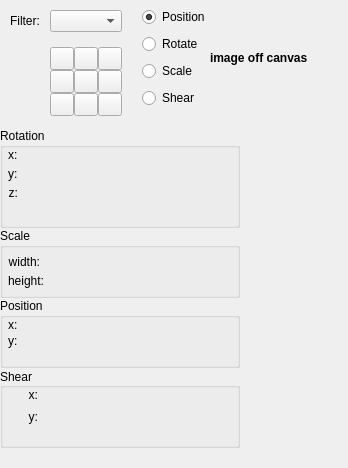
     <widget class="QWidget" name="freeTransformWidget">
      <layout class="QVBoxLayout" name="verticalLayout">
       <property name="spacing">
        <number>0</number>
       </property>
       <property name="leftMargin">
        <number>0</number>
       </property>
       <property name="topMargin">
        <number>0</number>
       </property>
       <property name="rightMargin">
        <number>0</number>
       </property>
       <property name="bottomMargin">
        <number>0</number>
       </property>
       <item>
        <layout class="QHBoxLayout" name="horizontalLayout_5">
         <property name="spacing">
          <number>0</number>
         </property>
         <property name="bottomMargin">
          <number>12</number>
         </property>
         <item>
          <layout class="QGridLayout" name="freeMainOptions">
           <property name="sizeConstraint">
            <enum>QLayout::SetFixedSize</enum>
           </property>
           <property name="leftMargin">
            <number>10</number>
           </property>
           <property name="topMargin">
            <number>10</number>
           </property>
           <property name="rightMargin">
            <number>20</number>
           </property>
           <property name="horizontalSpacing">
            <number>10</number>
           </property>
           <property name="verticalSpacing">
            <number>15</number>
           </property>
           <item row="0" column="0">
            <widget class="QLabel" name="label_10">
             <property name="sizePolicy">
              <sizepolicy hsizetype="Fixed" vsizetype="Fixed">
               <horstretch>0</horstretch>
               <verstretch>0</verstretch>
              </sizepolicy>
             </property>
             <property name="layoutDirection">
              <enum>Qt::RightToLeft</enum>
             </property>
             <property name="text">
              <string>Filter:</string>
             </property>
             <property name="alignment">
              <set>Qt::AlignCenter</set>
             </property>
             <property name="buddy">
              <cstring>cmbFilter</cstring>
             </property>
            </widget>
           </item>
           <item row="1" column="1">
            <layout class="QGridLayout" name="freeAnchorOriginGroup" rowstretch="0,0,0,0" columnstretch="0,0,0">
             <property name="sizeConstraint">
              <enum>QLayout::SetDefaultConstraint</enum>
             </property>
             <property name="spacing">
              <number>0</number>
             </property>
             <item row="1" column="0">
              <widget class="QToolButton" name="topLeftButton">
               <property name="enabled">
                <bool>true</bool>
               </property>
               <property name="sizePolicy">
                <sizepolicy hsizetype="Fixed" vsizetype="Fixed">
                 <horstretch>0</horstretch>
                 <verstretch>0</verstretch>
                </sizepolicy>
               </property>
               <property name="text">
                <string/>
               </property>
               <property name="checkable">
                <bool>true</bool>
               </property>
               <property name="autoExclusive">
                <bool>true</bool>
               </property>
              </widget>
             </item>
             <item row="1" column="2">
              <widget class="QToolButton" name="topRightButton">
               <property name="sizePolicy">
                <sizepolicy hsizetype="Fixed" vsizetype="Fixed">
                 <horstretch>0</horstretch>
                 <verstretch>0</verstretch>
                </sizepolicy>
               </property>
               <property name="text">
                <string/>
               </property>
               <property name="checkable">
                <bool>true</bool>
               </property>
               <property name="autoExclusive">
                <bool>true</bool>
               </property>
              </widget>
             </item>
             <item row="3" column="0">
              <widget class="QToolButton" name="bottomLeftButton">
               <property name="sizePolicy">
                <sizepolicy hsizetype="Fixed" vsizetype="Fixed">
                 <horstretch>0</horstretch>
                 <verstretch>0</verstretch>
                </sizepolicy>
               </property>
               <property name="text">
                <string/>
               </property>
               <property name="checkable">
                <bool>true</bool>
               </property>
               <property name="autoExclusive">
                <bool>true</bool>
               </property>
              </widget>
             </item>
             <item row="2" column="1">
              <widget class="QToolButton" name="centerButton">
               <property name="sizePolicy">
                <sizepolicy hsizetype="Fixed" vsizetype="Fixed">
                 <horstretch>0</horstretch>
                 <verstretch>0</verstretch>
                </sizepolicy>
               </property>
               <property name="text">
                <string/>
               </property>
               <property name="checkable">
                <bool>true</bool>
               </property>
               <property name="checked">
                <bool>true</bool>
               </property>
               <property name="autoExclusive">
                <bool>true</bool>
               </property>
              </widget>
             </item>
             <item row="2" column="2">
              <widget class="QToolButton" name="middleRightButton">
               <property name="sizePolicy">
                <sizepolicy hsizetype="Fixed" vsizetype="Fixed">
                 <horstretch>0</horstretch>
                 <verstretch>0</verstretch>
                </sizepolicy>
               </property>
               <property name="text">
                <string/>
               </property>
               <property name="checkable">
                <bool>true</bool>
               </property>
               <property name="autoExclusive">
                <bool>true</bool>
               </property>
              </widget>
             </item>
             <item row="3" column="1">
              <widget class="QToolButton" name="middleBottomButton">
               <property name="sizePolicy">
                <sizepolicy hsizetype="Fixed" vsizetype="Fixed">
                 <horstretch>0</horstretch>
                 <verstretch>0</verstretch>
                </sizepolicy>
               </property>
               <property name="text">
                <string/>
               </property>
               <property name="checkable">
                <bool>true</bool>
               </property>
               <property name="autoExclusive">
                <bool>true</bool>
               </property>
              </widget>
             </item>
             <item row="3" column="2">
              <widget class="QToolButton" name="bottomRightButton">
               <property name="sizePolicy">
                <sizepolicy hsizetype="Fixed" vsizetype="Fixed">
                 <horstretch>0</horstretch>
                 <verstretch>0</verstretch>
                </sizepolicy>
               </property>
               <property name="text">
                <string/>
               </property>
               <property name="checkable">
                <bool>true</bool>
               </property>
               <property name="autoExclusive">
                <bool>true</bool>
               </property>
              </widget>
             </item>
             <item row="1" column="1">
              <widget class="QToolButton" name="middleTopButton">
               <property name="sizePolicy">
                <sizepolicy hsizetype="Fixed" vsizetype="Fixed">
                 <horstretch>0</horstretch>
                 <verstretch>0</verstretch>
                </sizepolicy>
               </property>
               <property name="text">
                <string/>
               </property>
               <property name="checkable">
                <bool>true</bool>
               </property>
               <property name="autoExclusive">
                <bool>true</bool>
               </property>
              </widget>
             </item>
             <item row="2" column="0">
              <widget class="QToolButton" name="middleLeftButton">
               <property name="sizePolicy">
                <sizepolicy hsizetype="Fixed" vsizetype="Fixed">
                 <horstretch>0</horstretch>
                 <verstretch>0</verstretch>
                </sizepolicy>
               </property>
               <property name="text">
                <string/>
               </property>
               <property name="checkable">
                <bool>true</bool>
               </property>
               <property name="autoExclusive">
                <bool>true</bool>
               </property>
              </widget>
             </item>
            </layout>
           </item>
           <item row="0" column="1">
            <widget class="KisCmbIDList" name="cmbFilter">
             <property name="sizePolicy">
              <sizepolicy hsizetype="Preferred" vsizetype="Preferred">
               <horstretch>0</horstretch>
               <verstretch>0</verstretch>
              </sizepolicy>
             </property>
            </widget>
           </item>
          </layout>
         </item>
         <item>
          <layout class="QVBoxLayout" name="verticalLayout_4">
           <item>
            <widget class="QRadioButton" name="freeMoveRadioButton">
             <property name="text">
              <string>Position</string>
             </property>
             <property name="checked">
              <bool>true</bool>
             </property>
             <attribute name="buttonGroup">
              <string notr="true">freeTransformRadioGroup</string>
             </attribute>
            </widget>
           </item>
           <item>
            <widget class="QRadioButton" name="freeRotationRadioButton">
             <property name="text">
              <string>Rotate</string>
             </property>
             <attribute name="buttonGroup">
              <string notr="true">freeTransformRadioGroup</string>
             </attribute>
            </widget>
           </item>
           <item>
            <widget class="QRadioButton" name="freeScaleRadioButton">
             <property name="text">
              <string>Scale</string>
             </property>
             <attribute name="buttonGroup">
              <string notr="true">freeTransformRadioGroup</string>
             </attribute>
            </widget>
           </item>
           <item>
            <widget class="QRadioButton" name="freeShearRadioButton">
             <property name="text">
              <string>Shear</string>
             </property>
             <attribute name="buttonGroup">
              <string notr="true">freeTransformRadioGroup</string>
             </attribute>
            </widget>
           </item>
          </layout>
         </item>
         <item>
          <widget class="QLabel" name="tooBigLabelWidget">
           <property name="sizePolicy">
            <sizepolicy hsizetype="Fixed" vsizetype="Fixed">
             <horstretch>0</horstretch>
             <verstretch>0</verstretch>
            </sizepolicy>
           </property>
           <property name="font">
            <font>
             <weight>75</weight>
             <bold>true</bold>
            </font>
           </property>
           <property name="toolTip">
            <string extracomment="warning: this string shouldn' be wider, as otherwise the widget would resize and flicker"/>
           </property>
           <property name="layoutDirection">
            <enum>Qt::LeftToRight</enum>
           </property>
           <property name="text">
            <string>image off canvas</string>
           </property>
          </widget>
         </item>
         <item>
          <spacer name="horizontalSpacer">
           <property name="orientation">
            <enum>Qt::Horizontal</enum>
           </property>
           <property name="sizeHint" stdset="0">
            <size>
             <width>40</width>
             <height>20</height>
            </size>
           </property>
          </spacer>
         </item>
        </layout>
       </item>
       <item>
        <widget class="QGroupBox" name="rotationGroup">
         <property name="enabled">
          <bool>true</bool>
         </property>
         <property name="sizePolicy">
          <sizepolicy hsizetype="Fixed" vsizetype="Fixed">
           <horstretch>0</horstretch>
           <verstretch>0</verstretch>
          </sizepolicy>
         </property>
         <property name="minimumSize">
          <size>
           <width>240</width>
           <height>100</height>
          </size>
         </property>
         <property name="title">
          <string>Rotation</string>
         </property>
         <property name="flat">
          <bool>false</bool>
         </property>
         <property name="checkable">
          <bool>false</bool>
         </property>
         <property name="checked">
          <bool>false</bool>
         </property>
         <layout class="QVBoxLayout" name="verticalLayout_3" stretch="0">
          <property name="spacing">
           <number>2</number>
          </property>
          <property name="leftMargin">
           <number>5</number>
          </property>
          <property name="topMargin">
           <number>0</number>
          </property>
          <property name="rightMargin">
           <number>7</number>
          </property>
          <property name="bottomMargin">
           <number>0</number>
          </property>
          <item>
           <layout class="QFormLayout" name="formLayout">
            <property name="fieldGrowthPolicy">
             <enum>QFormLayout::AllNonFixedFieldsGrow</enum>
            </property>
            <property name="horizontalSpacing">
             <number>5</number>
            </property>
            <property name="verticalSpacing">
             <number>5</number>
            </property>
            <item row="0" column="0">
             <widget class="QLabel" name="label_rotateX">
              <property name="sizePolicy">
               <sizepolicy hsizetype="MinimumExpanding" vsizetype="Preferred">
                <horstretch>0</horstretch>
                <verstretch>0</verstretch>
               </sizepolicy>
              </property>
              <property name="minimumSize">
               <size>
                <width>0</width>
                <height>0</height>
               </size>
              </property>
              <property name="toolTip">
               <string>Rotate around X-Axis</string>
              </property>
              <property name="layoutDirection">
               <enum>Qt::LeftToRight</enum>
              </property>
              <property name="text">
               <string>x:</string>
              </property>
              <property name="buddy">
               <cstring>aXBox</cstring>
              </property>
             </widget>
            </item>
            <item row="0" column="1">
             <widget class="KisDoubleSliderSpinBox" name="aXBox" native="true">
              <property name="toolTip">
               <string>Rotate around X-Axis</string>
              </property>
             </widget>
            </item>
            <item row="2" column="0">
             <widget class="QLabel" name="label_rotateY">
              <property name="sizePolicy">
               <sizepolicy hsizetype="MinimumExpanding" vsizetype="Preferred">
                <horstretch>0</horstretch>
                <verstretch>0</verstretch>
               </sizepolicy>
              </property>
              <property name="minimumSize">
               <size>
                <width>0</width>
                <height>0</height>
               </size>
              </property>
              <property name="toolTip">
               <string>Rotate around Y-Axis</string>
              </property>
              <property name="layoutDirection">
               <enum>Qt::LeftToRight</enum>
              </property>
              <property name="text">
               <string>y:</string>
              </property>
              <property name="buddy">
               <cstring>aYBox</cstring>
              </property>
             </widget>
            </item>
            <item row="2" column="1">
             <widget class="KisDoubleSliderSpinBox" name="aYBox" native="true">
              <property name="toolTip">
               <string>Rotate around Y-Axis</string>
              </property>
             </widget>
            </item>
            <item row="3" column="1">
             <widget class="KisDoubleSliderSpinBox" name="aZBox" native="true">
              <property name="sizePolicy">
               <sizepolicy hsizetype="Preferred" vsizetype="Preferred">
                <horstretch>0</horstretch>
                <verstretch>0</verstretch>
               </sizepolicy>
              </property>
              <property name="toolTip">
               <string>Rotate around Z-Axis</string>
              </property>
             </widget>
            </item>
            <item row="3" column="0">
             <widget class="QLabel" name="label_rotateZ">
              <property name="sizePolicy">
               <sizepolicy hsizetype="MinimumExpanding" vsizetype="Preferred">
                <horstretch>0</horstretch>
                <verstretch>0</verstretch>
               </sizepolicy>
              </property>
              <property name="minimumSize">
               <size>
                <width>0</width>
                <height>0</height>
               </size>
              </property>
              <property name="toolTip">
               <string>Rotate around Z-Axis</string>
              </property>
              <property name="layoutDirection">
               <enum>Qt::LeftToRight</enum>
              </property>
              <property name="text">
               <string>z:</string>
              </property>
              <property name="alignment">
               <set>Qt::AlignRight|Qt::AlignTrailing|Qt::AlignVCenter</set>
              </property>
              <property name="buddy">
               <cstring>aZBox</cstring>
              </property>
             </widget>
            </item>
           </layout>
          </item>
         </layout>
        </widget>
       </item>
       <item>
        <widget class="QGroupBox" name="scaleGroup">
         <property name="sizePolicy">
          <sizepolicy hsizetype="Fixed" vsizetype="Fixed">
           <horstretch>0</horstretch>
           <verstretch>0</verstretch>
          </sizepolicy>
         </property>
         <property name="minimumSize">
          <size>
           <width>240</width>
           <height>70</height>
          </size>
         </property>
         <property name="title">
          <string>Scale</string>
         </property>
         <property name="flat">
          <bool>false</bool>
         </property>
         <property name="checkable">
          <bool>false</bool>
         </property>
         <property name="checked">
          <bool>false</bool>
         </property>
         <layout class="QVBoxLayout" name="verticalLayout_2">
          <property name="spacing">
           <number>2</number>
          </property>
          <property name="leftMargin">
           <number>5</number>
          </property>
          <property name="topMargin">
           <number>0</number>
          </property>
          <property name="bottomMargin">
           <number>0</number>
          </property>
          <item>
           <layout class="QHBoxLayout" name="horizontalLayout_10">
            <item>
             <layout class="QFormLayout" name="formLayout_6">
              <property name="verticalSpacing">
               <number>5</number>
              </property>
              <item row="0" column="0">
               <widget class="QLabel" name="label_width">
                <property name="sizePolicy">
                 <sizepolicy hsizetype="MinimumExpanding" vsizetype="Preferred">
                  <horstretch>0</horstretch>
                  <verstretch>0</verstretch>
                 </sizepolicy>
                </property>
                <property name="minimumSize">
                 <size>
                  <width>0</width>
                  <height>0</height>
                 </size>
                </property>
                <property name="toolTip">
                 <string>Horizontal Scale</string>
                </property>
                <property name="text">
                 <string>width:</string>
                </property>
                <property name="alignment">
                 <set>Qt::AlignRight|Qt::AlignTrailing|Qt::AlignVCenter</set>
                </property>
                <property name="buddy">
                 <cstring>scaleXBox</cstring>
                </property>
               </widget>
              </item>
              <item row="0" column="1">
               <widget class="KisDoubleSliderSpinBox" name="scaleXBox" native="true">
                <property name="sizePolicy">
                 <sizepolicy hsizetype="MinimumExpanding" vsizetype="Fixed">
                  <horstretch>0</horstretch>
                  <verstretch>0</verstretch>
                 </sizepolicy>
                </property>
                <property name="toolTip">
                 <string>Horizontal Scale</string>
                </property>
                <property name="suffix" stdset="0">
                 <string> %</string>
                </property>
               </widget>
              </item>
              <item row="1" column="1">
               <widget class="KisDoubleSliderSpinBox" name="scaleYBox" native="true">
                <property name="sizePolicy">
                 <sizepolicy hsizetype="MinimumExpanding" vsizetype="Fixed">
                  <horstretch>0</horstretch>
                  <verstretch>0</verstretch>
                 </sizepolicy>
                </property>
                <property name="toolTip">
                 <string>Vertical Scale</string>
                </property>
                <property name="suffix" stdset="0">
                 <string> %</string>
                </property>
               </widget>
              </item>
              <item row="1" column="0">
               <widget class="QLabel" name="label_height">
                <property name="sizePolicy">
                 <sizepolicy hsizetype="MinimumExpanding" vsizetype="Preferred">
                  <horstretch>0</horstretch>
                  <verstretch>0</verstretch>
                 </sizepolicy>
                </property>
                <property name="minimumSize">
                 <size>
                  <width>0</width>
                  <height>0</height>
                 </size>
                </property>
                <property name="toolTip">
                 <string>Vertical Scale</string>
                </property>
                <property name="text">
                 <string>height:</string>
                </property>
                <property name="alignment">
                 <set>Qt::AlignRight|Qt::AlignTrailing|Qt::AlignVCenter</set>
                </property>
                <property name="buddy">
                 <cstring>scaleYBox</cstring>
                </property>
               </widget>
              </item>
             </layout>
            </item>
            <item>
             <widget class="KoAspectButton" name="aspectButton" native="true">
              <property name="sizePolicy">
               <sizepolicy hsizetype="Fixed" vsizetype="Fixed">
                <horstretch>0</horstretch>
                <verstretch>0</verstretch>
               </sizepolicy>
              </property>
              <property name="minimumSize">
               <size>
                <width>20</width>
                <height>25</height>
               </size>
              </property>
             </widget>
            </item>
           </layout>
          </item>
         </layout>
        </widget>
       </item>
       <item>
        <widget class="QGroupBox" name="moveGroup">
         <property name="sizePolicy">
          <sizepolicy hsizetype="Fixed" vsizetype="Fixed">
           <horstretch>0</horstretch>
           <verstretch>0</verstretch>
          </sizepolicy>
         </property>
         <property name="minimumSize">
          <size>
           <width>240</width>
           <height>70</height>
          </size>
         </property>
         <property name="title">
          <string>Position</string>
         </property>
         <property name="flat">
          <bool>false</bool>
         </property>
         <property name="checkable">
          <bool>false</bool>
         </property>
         <property name="checked">
          <bool>false</bool>
         </property>
         <layout class="QVBoxLayout" name="verticalLayout_11">
          <property name="spacing">
           <number>2</number>
          </property>
          <property name="leftMargin">
           <number>5</number>
          </property>
          <property name="topMargin">
           <number>0</number>
          </property>
          <property name="bottomMargin">
           <number>0</number>
          </property>
          <item>
           <layout class="QFormLayout" name="formLayout_3">
            <property name="fieldGrowthPolicy">
             <enum>QFormLayout::AllNonFixedFieldsGrow</enum>
            </property>
            <item row="0" column="0">
             <widget class="QLabel" name="label_offsetX">
              <property name="sizePolicy">
               <sizepolicy hsizetype="MinimumExpanding" vsizetype="Preferred">
                <horstretch>0</horstretch>
                <verstretch>0</verstretch>
               </sizepolicy>
              </property>
              <property name="toolTip">
               <string>Horizontal Translation</string>
              </property>
              <property name="layoutDirection">
               <enum>Qt::LeftToRight</enum>
              </property>
              <property name="text">
               <string>x:</string>
              </property>
              <property name="buddy">
               <cstring>translateXBox</cstring>
              </property>
             </widget>
            </item>
            <item row="0" column="1">
             <widget class="KisDoubleSliderSpinBox" name="translateXBox" native="true">
              <property name="sizePolicy">
               <sizepolicy hsizetype="Minimum" vsizetype="Fixed">
                <horstretch>0</horstretch>
                <verstretch>0</verstretch>
               </sizepolicy>
              </property>
              <property name="toolTip">
               <string>Horizontal Translation</string>
              </property>
              <property name="layoutDirection">
               <enum>Qt::LeftToRight</enum>
              </property>
             </widget>
            </item>
            <item row="2" column="1">
             <widget class="KisDoubleSliderSpinBox" name="translateYBox" native="true">
              <property name="sizePolicy">
               <sizepolicy hsizetype="Minimum" vsizetype="Fixed">
                <horstretch>0</horstretch>
                <verstretch>0</verstretch>
               </sizepolicy>
              </property>
              <property name="toolTip">
               <string>Vertical Translation</string>
              </property>
             </widget>
            </item>
            <item row="2" column="0">
             <widget class="QLabel" name="label_offsetY">
              <property name="sizePolicy">
               <sizepolicy hsizetype="MinimumExpanding" vsizetype="Preferred">
                <horstretch>0</horstretch>
                <verstretch>0</verstretch>
               </sizepolicy>
              </property>
              <property name="toolTip">
               <string>Vertical Translation</string>
              </property>
              <property name="text">
               <string>y:</string>
              </property>
              <property name="buddy">
               <cstring>translateYBox</cstring>
              </property>
             </widget>
            </item>
           </layout>
          </item>
         </layout>
        </widget>
       </item>
       <item>
        <widget class="QGroupBox" name="shearGroup">
         <property name="sizePolicy">
          <sizepolicy hsizetype="Fixed" vsizetype="Fixed">
           <horstretch>0</horstretch>
           <verstretch>0</verstretch>
          </sizepolicy>
         </property>
         <property name="minimumSize">
          <size>
           <width>240</width>
           <height>80</height>
          </size>
         </property>
         <property name="autoFillBackground">
          <bool>false</bool>
         </property>
         <property name="title">
          <string>Shear</string>
         </property>
         <property name="alignment">
          <set>Qt::AlignLeading|Qt::AlignLeft|Qt::AlignVCenter</set>
         </property>
         <property name="flat">
          <bool>false</bool>
         </property>
         <property name="checkable">
          <bool>false</bool>
         </property>
         <property name="checked">
          <bool>false</bool>
         </property>
         <layout class="QVBoxLayout" name="verticalLayout_12">
          <property name="spacing">
           <number>2</number>
          </property>
          <property name="leftMargin">
           <number>5</number>
          </property>
          <property name="topMargin">
           <number>0</number>
          </property>
          <property name="bottomMargin">
           <number>0</number>
          </property>
          <item>
           <layout class="QFormLayout" name="formLayout_4">
            <property name="fieldGrowthPolicy">
             <enum>QFormLayout::AllNonFixedFieldsGrow</enum>
            </property>
            <property name="verticalSpacing">
             <number>8</number>
            </property>
            <property name="leftMargin">
             <number>20</number>
            </property>
            <item row="0" column="0">
             <widget class="QLabel" name="label_shearX">
              <property name="sizePolicy">
               <sizepolicy hsizetype="MinimumExpanding" vsizetype="Preferred">
                <horstretch>0</horstretch>
                <verstretch>0</verstretch>
               </sizepolicy>
              </property>
              <property name="toolTip">
               <string>Horizontal Shear</string>
              </property>
              <property name="text">
               <string>x:</string>
              </property>
              <property name="alignment">
               <set>Qt::AlignRight|Qt::AlignTrailing|Qt::AlignVCenter</set>
              </property>
              <property name="buddy">
               <cstring>shearXBox</cstring>
              </property>
             </widget>
            </item>
            <item row="1" column="1">
             <widget class="KisDoubleSliderSpinBox" name="shearYBox" native="true">
              <property name="sizePolicy">
               <sizepolicy hsizetype="Preferred" vsizetype="Preferred">
                <horstretch>0</horstretch>
                <verstretch>0</verstretch>
               </sizepolicy>
              </property>
              <property name="toolTip">
               <string>Vertical Shear</string>
              </property>
             </widget>
            </item>
            <item row="1" column="0">
             <widget class="QLabel" name="label_shearY">
              <property name="sizePolicy">
               <sizepolicy hsizetype="MinimumExpanding" vsizetype="Preferred">
                <horstretch>0</horstretch>
                <verstretch>0</verstretch>
               </sizepolicy>
              </property>
              <property name="minimumSize">
               <size>
                <width>0</width>
                <height>0</height>
               </size>
              </property>
              <property name="toolTip">
               <string>Vertical Shear</string>
              </property>
              <property name="text">
               <string>y:</string>
              </property>
              <property name="alignment">
               <set>Qt::AlignRight|Qt::AlignTrailing|Qt::AlignVCenter</set>
              </property>
              <property name="buddy">
               <cstring>shearYBox</cstring>
              </property>
             </widget>
            </item>
            <item row="0" column="1">
             <widget class="KisDoubleSliderSpinBox" name="shearXBox" native="true">
              <property name="sizePolicy">
               <sizepolicy hsizetype="Preferred" vsizetype="Preferred">
                <horstretch>0</horstretch>
                <verstretch>0</verstretch>
               </sizepolicy>
              </property>
              <property name="toolTip">
               <string>Horizontal Shear</string>
              </property>
             </widget>
            </item>
           </layout>
          </item>
         </layout>
        </widget>
       </item>
       <item>
        <spacer name="verticalSpacer">
         <property name="orientation">
          <enum>Qt::Vertical</enum>
         </property>
         <property name="sizeType">
          <enum>QSizePolicy::Preferred</enum>
         </property>
         <property name="sizeHint" stdset="0">
          <size>
           <width>20</width>
           <height>20</height>
          </size>
         </property>
        </spacer>
       </item>
      </layout>
     </widget>
